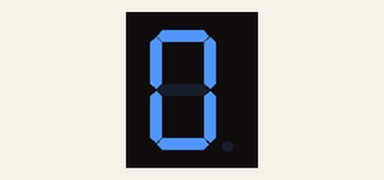
Recording of a sketch running on a simulated Arduino Uno, built with avr-gcc and run on an emulated ATmega328P. On the bench: 1-digit seven-segment display. Wiring (inferred from the names in the program): 1-digit 7-segment display, segments lit when HIGH: segments pin 2, pin 3, pin 4, pin 5, pin 6, pin 7, pin 8. The segment pins are drawn as the display they are named for.

Above: at 0.1 s.
At 1.1 s:
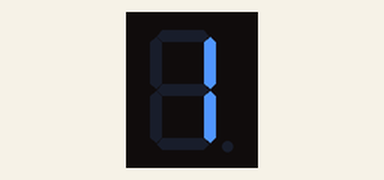
At 2.1 s:
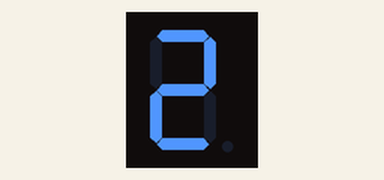
At 4.1 s:
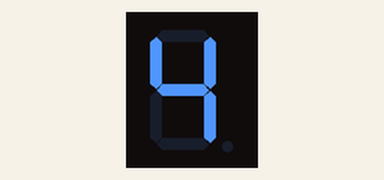
At 6.1 s:
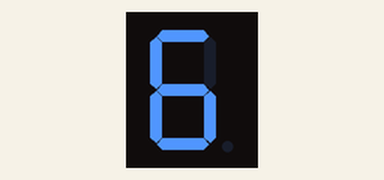
At 9.1 s:
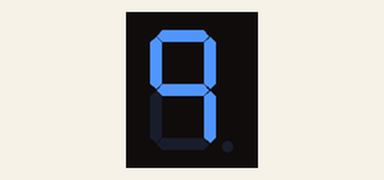

Measured:
- by itself, everything shown: repeats every 10.0 s, in 10 steps
- what the display in image 1 shows lasts 1.0 s, from 1.0 s to 2.0 s

The sketch:

P3_Display_7_segmentos.ino
```cpp
/*
 * Talos Electronics
 * 3 de octubre de 2016
 */

//Declaracion variables constantes
const int a = 2;  // segmentos del display
const int b = 3;
const int c = 4;
const int d = 5;
const int e = 6;
const int f = 7;
const int g = 8;

//Declaracion de variables que seran modificadas
int Numero=0;
void setup()
{
  //Inicializar los segmentos como salidas
  pinMode(a, OUTPUT);
  pinMode(b, OUTPUT);
  pinMode(c, OUTPUT);
  pinMode(d, OUTPUT);
  pinMode(e, OUTPUT);
  pinMode(f, OUTPUT);
  pinMode(g, OUTPUT);
}

void loop()
{

  switch(Numero)
  {
    //Mostrar un 0 en el display
    case 0:
    digitalWrite(a,HIGH);
    digitalWrite(b,HIGH);
    digitalWrite(c,HIGH);
    digitalWrite(d,HIGH);
    digitalWrite(e,HIGH);
    digitalWrite(f,HIGH);
    digitalWrite(g,LOW);
    break;

    //Mostrar un 1 en el display
    case 1:
    digitalWrite(a, LOW);  // 1
    digitalWrite(b, HIGH);
    digitalWrite(c, HIGH);
    digitalWrite(d, LOW);
    digitalWrite(e, LOW);
    digitalWrite(f, LOW);
    digitalWrite(g, LOW);
    break;

    //Mostrar un 2 en el display
    case 2:
    digitalWrite(a, HIGH);
    digitalWrite(b, HIGH);
    digitalWrite(c, LOW);
    digitalWrite(d, HIGH);
    digitalWrite(e, HIGH);
    digitalWrite(f, LOW);
    digitalWrite(g, HIGH);
    break;

    //Mostrar un 3 en el display
    case 3:
    digitalWrite(a, HIGH);
    digitalWrite(b, HIGH);
    digitalWrite(c, HIGH);
    digitalWrite(d, HIGH);
    digitalWrite(e, LOW);
    digitalWrite(f, LOW);
    digitalWrite(g, HIGH);
    break;

    //Mostrar un 4 en el display
    case 4:
    digitalWrite(a, LOW);
    digitalWrite(b, HIGH);
    digitalWrite(c, HIGH);
    digitalWrite(d, LOW);
    digitalWrite(e, LOW);
    digitalWrite(f, HIGH);
    digitalWrite(g, HIGH);
    break;

    //Mostrar un 5 en el display
    case 5:
    digitalWrite(a, HIGH);
    digitalWrite(b, LOW);
    digitalWrite(c, HIGH);
    digitalWrite(d, HIGH);
    digitalWrite(e, LOW);
    digitalWrite(f, HIGH);
    digitalWrite(g, HIGH);
    break;

    //Mostrar un 6 en el display
    case 6:
    digitalWrite(a, HIGH);
    digitalWrite(b, LOW);
    digitalWrite(c, HIGH);
    digitalWrite(d, HIGH);
    digitalWrite(e, HIGH);
    digitalWrite(f, HIGH);
    digitalWrite(g, HIGH);
    break;

    //Mostrar un 7 en el display
    case 7:
    digitalWrite(a, HIGH);
    digitalWrite(b, HIGH);
    digitalWrite(c, HIGH);
    digitalWrite(d, LOW);
    digitalWrite(e, LOW);
    digitalWrite(f, LOW);
    digitalWrite(g, LOW);
    break;

    //Mostrar un 8 en el display
    case 8:
    digitalWrite(a, HIGH);
    digitalWrite(b, HIGH);
    digitalWrite(c, HIGH);
    digitalWrite(d, HIGH);
    digitalWrite(e, HIGH);
    digitalWrite(f, HIGH);
    digitalWrite(g, HIGH);
    break;

    //Mostrar un 9 en el display
    case 9:
    digitalWrite(a, HIGH);
    digitalWrite(b, HIGH);
    digitalWrite(c, HIGH);
    digitalWrite(d, LOW);
    digitalWrite(e, LOW);
    digitalWrite(f, HIGH);
    digitalWrite(g, HIGH);
    break;

  }
  delay(1000);//Esperar 1 segundo
  Numero++;//incrementar la cuenta

  //Resetear el contador cuando llegue a 10
  if(Numero==10)
  {
    Numero=0;
  }

}
```
